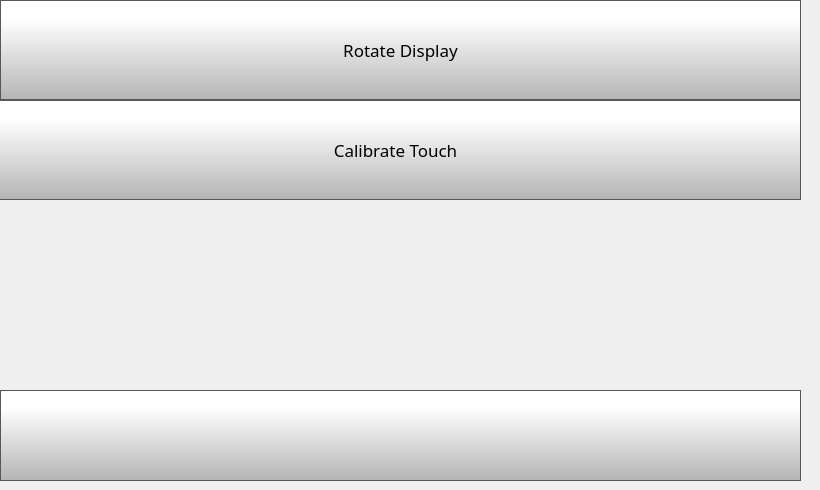
    <widget class="QWidget" name="displaySettingsPage">
     <widget class="QPushButton" name="displaySettingsBackButton">
      <property name="geometry">
       <rect>
        <x>0</x>
        <y>390</y>
        <width>801</width>
        <height>91</height>
       </rect>
      </property>
      <property name="minimumSize">
       <size>
        <width>0</width>
        <height>0</height>
       </size>
      </property>
      <property name="font">
       <font>
        <family>Gotham Light</family>
        <pointsize>9</pointsize>
       </font>
      </property>
      <property name="styleSheet">
       <string notr="true">QPushButton {
     border: 1px solid rgb(87, 87, 87);
	background-color: qlineargradient(spread:pad, x1:0, y1:1, x2:0, y2:0.188, stop:0 rgba(180, 180, 180, 255), stop:1 rgba(255, 255, 255, 255));


}

QPushButton:pressed {
    background-color: qlineargradient(x1: 0, y1: 0, x2: 0, y2: 1,
                                      stop: 0 #dadbde, stop: 1 #f6f7fa);
}

QPushButton:flat {
    border: none; /* no border for a flat push button */
}

QPushButton:default {
    border-color: navy; /* make the default button prominent */
}</string>
      </property>
      <property name="text">
       <string/>
      </property>
      <property name="icon">
       <iconset>
        <normaloff>templates/img/arrows-4.png</normaloff>templates/img/arrows-4.png</iconset>
      </property>
      <property name="iconSize">
       <size>
        <width>50</width>
        <height>50</height>
       </size>
      </property>
      <property name="checkable">
       <bool>false</bool>
      </property>
      <property name="autoDefault">
       <bool>false</bool>
      </property>
      <property name="default">
       <bool>false</bool>
      </property>
      <property name="flat">
       <bool>false</bool>
      </property>
     </widget>
     <widget class="QPushButton" name="calibrateTouch">
      <property name="geometry">
       <rect>
        <x>-10</x>
        <y>100</y>
        <width>811</width>
        <height>100</height>
       </rect>
      </property>
      <property name="minimumSize">
       <size>
        <width>0</width>
        <height>70</height>
       </size>
      </property>
      <property name="font">
       <font>
        <family>Gotham</family>
        <pointsize>13</pointsize>
       </font>
      </property>
      <property name="styleSheet">
       <string notr="true">QPushButton {
     border: 1px solid rgb(87, 87, 87);
	background-color: qlineargradient(spread:pad, x1:0, y1:1, x2:0, y2:0.188, stop:0 rgba(180, 180, 180, 255), stop:1 rgba(255, 255, 255, 255));


}

QPushButton:pressed {
    background-color: qlineargradient(x1: 0, y1: 0, x2: 0, y2: 1,
                                      stop: 0 #dadbde, stop: 1 #f6f7fa);
}

QPushButton:flat {
    border: none; /* no border for a flat push button */
}

QPushButton:default {
    border-color: navy; /* make the default button prominent */
}

QPushButton:focus {
	outline: none;
}</string>
      </property>
      <property name="text">
       <string>Calibrate Touch</string>
      </property>
      <property name="iconSize">
       <size>
        <width>40</width>
        <height>40</height>
       </size>
      </property>
     </widget>
     <widget class="QPushButton" name="rotateDisplay">
      <property name="geometry">
       <rect>
        <x>0</x>
        <y>0</y>
        <width>801</width>
        <height>100</height>
       </rect>
      </property>
      <property name="minimumSize">
       <size>
        <width>0</width>
        <height>70</height>
       </size>
      </property>
      <property name="font">
       <font>
        <family>Gotham</family>
        <pointsize>13</pointsize>
       </font>
      </property>
      <property name="styleSheet">
       <string notr="true">QPushButton {
     border: 1px solid rgb(87, 87, 87);
	background-color: qlineargradient(spread:pad, x1:0, y1:1, x2:0, y2:0.188, stop:0 rgba(180, 180, 180, 255), stop:1 rgba(255, 255, 255, 255));


}

QPushButton:pressed {
    background-color: qlineargradient(x1: 0, y1: 0, x2: 0, y2: 1,
                                      stop: 0 #dadbde, stop: 1 #f6f7fa);
}

QPushButton:flat {
    border: none; /* no border for a flat push button */
}

QPushButton:default {
    border-color: navy; /* make the default button prominent */
}

QPushButton:focus {
	outline: none;
}</string>
      </property>
      <property name="text">
       <string>Rotate Display</string>
      </property>
      <property name="iconSize">
       <size>
        <width>40</width>
        <height>40</height>
       </size>
      </property>
     </widget>
    </widget>
